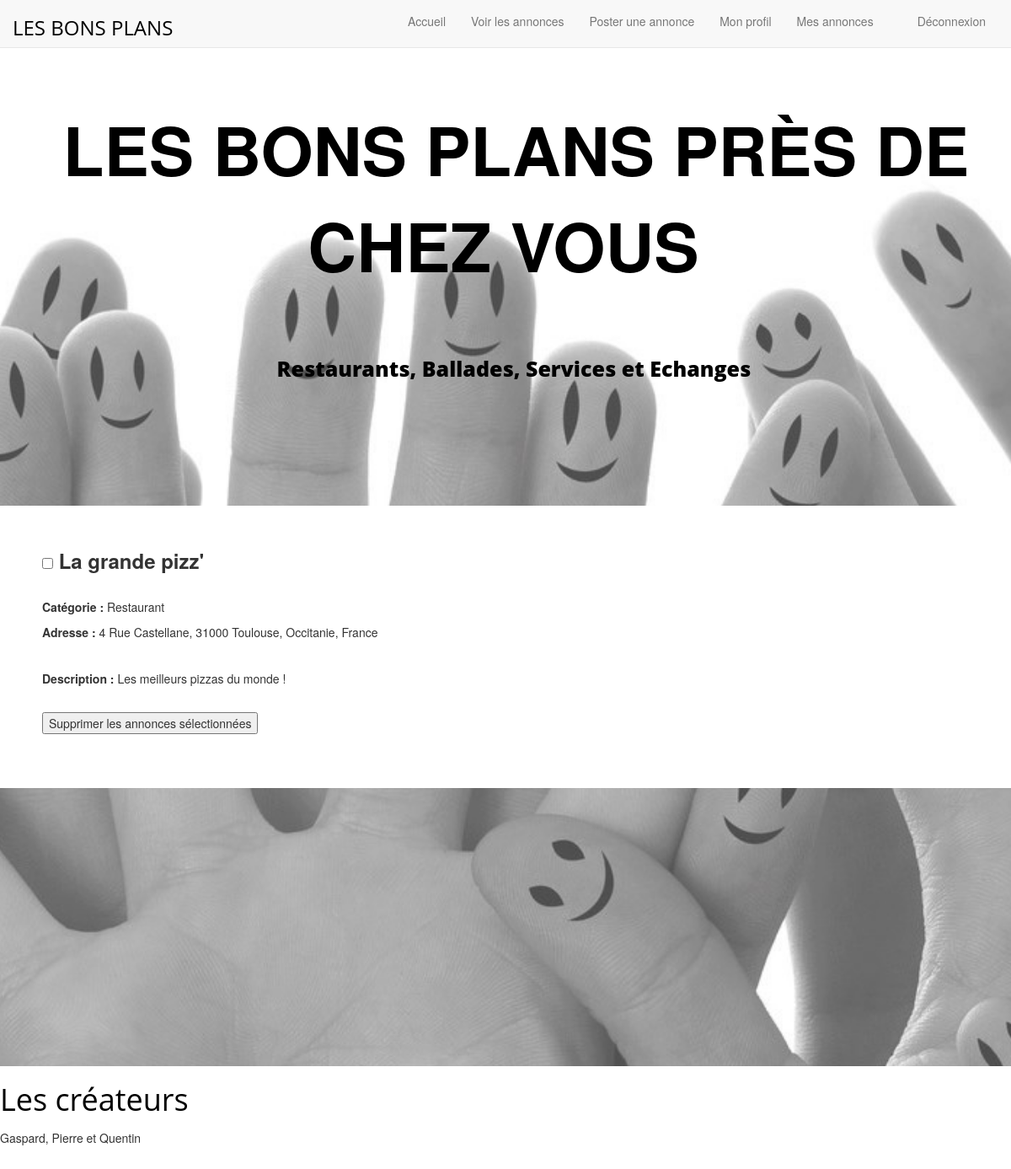
/annonces/mesannonces (signed in), run on an earlier commit of the app's database.
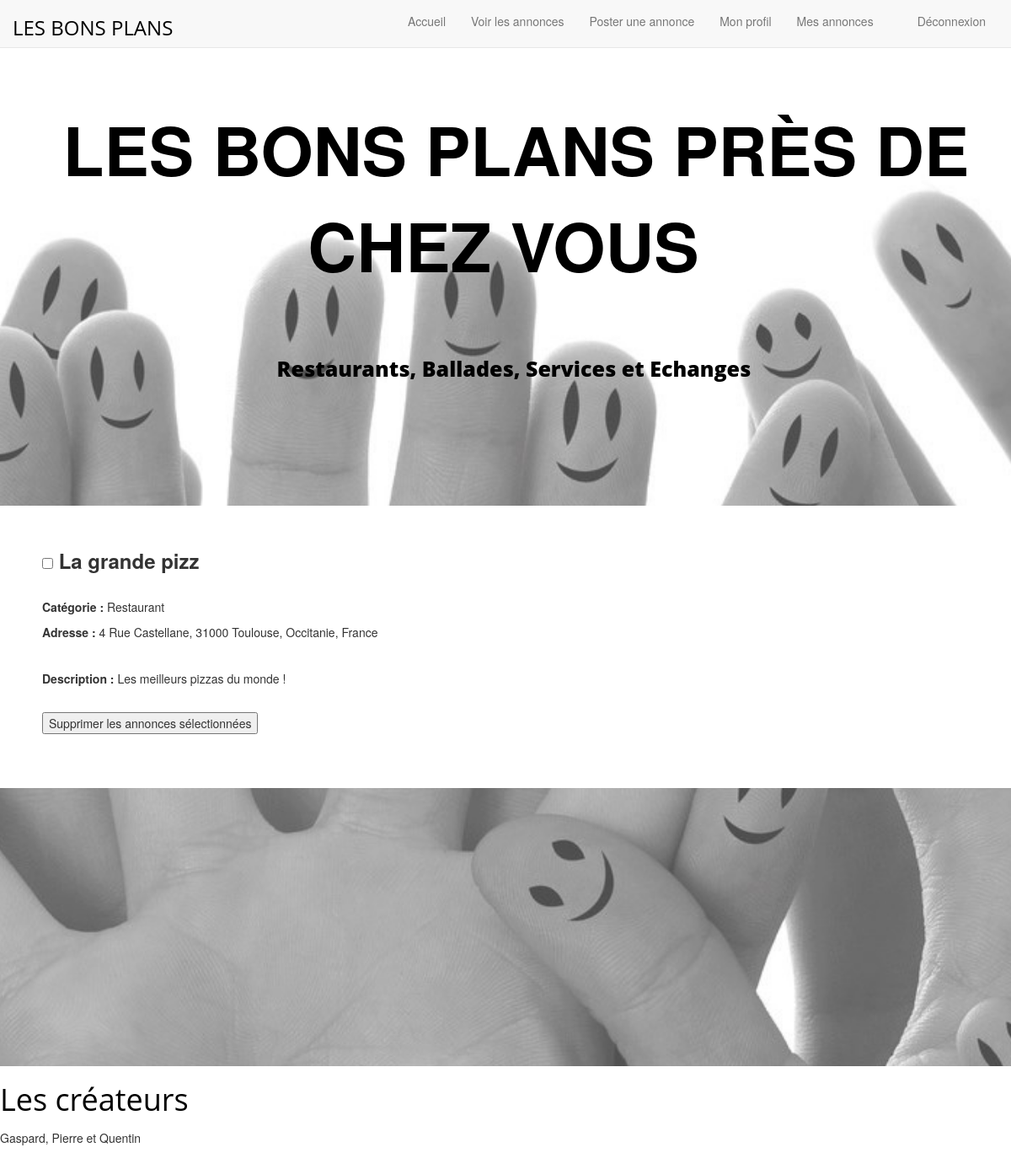
And on a later commit of the database.
### annonces/models.py (models this page shows, shortened)
class Annonce(models.Model):
    titre = models.CharField(max_length=100)
    categorie = models.ForeignKey('Categorie')
    auteur = models.ForeignKey(User)
    descriptif = models.TextField(null=True)
    date = models.DateTimeField()
    numero = models.IntegerField(default=2)
    rue = models.CharField(max_length=100, default='Allée de la Noiseraie')
    pays = models.CharField(max_length=100, default='France')
    code_postal = models.IntegerField(default=77420)
    region = models.CharField(max_length=100, default='Île-de-France')
    ville = models.CharField(max_length=100, default='Noisy-le-Grand')
    lat = models.FloatField(default=48.8411)
    long = models.FloatField(default=2.5880)
    somme_notes = models.IntegerField(default=0)
    nb_votes = models.IntegerField(default=0)

class Categorie(models.Model):
    nom = models.CharField(max_length=30)
    def __str__(self):
        return self.nom

### annonces/views.py (the view)
def mesannonces(request):
    if request.user.is_authenticated:
        utilisateur = request.user
        if request.method == 'POST':
            for add in Annonce.objects.all():
                cle = request.POST.get(str(add.id))
                if cle!=None:
                    add.delete()
        mesannonces = Annonce.objects.filter(auteur = utilisateur)
        return render(request,'annonces/mesannonces.html',{'mesannonces': mesannonces})
    else:
        return render(request, 'annonces/connexion.html', {'erreur': True})

### annonces/templates/annonces/mesannonces.html (shortened to what this page needs)
{% extends "base.html" %}
{% block content %}
<form method="post" action="{% url 'mesannonces' %}"
      enctype="multipart/form-data">
  {% for object in mesannonces %}
    <div>
    <p><font size ='5'><b>     <input type="checkbox" name={{object.id}} value="true">
 {{ object.titre }} </b></font></p>
    <p><b> Catégorie : </b> {{ object.categorie }} <br>
    <b> Adresse : </b> {{ object.numero }} {{ object.rue }}, {{ object.code_postal}} {{ object.ville }}, {{ object.region }}, {{ object.pays }} </p>
    <p><b> Description : </b> {{ object.descriptif }} </p>
    </div>
  {% endfor %}
  <input type="submit" name="submit" value="Supprimer les annonces sélectionnées" />
</form>
{% endblock %}

What changed in the data, as far as the page shows it:
changed Annonce "Rue Castellane": titre "La grande pizz'" → "La grande pizz"
